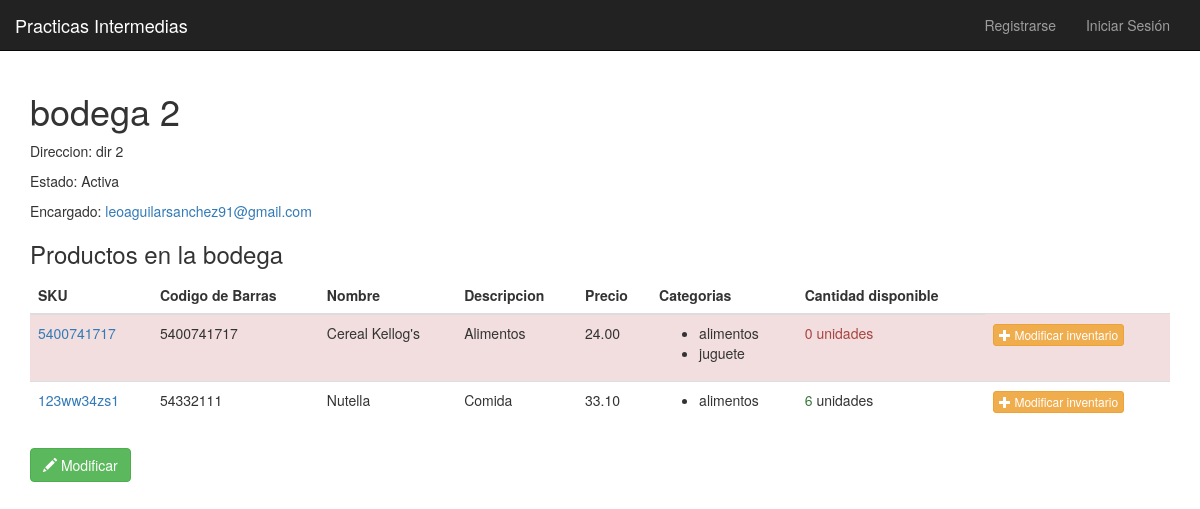
The page /bodegas/ver/2 on the database as committed earlier.
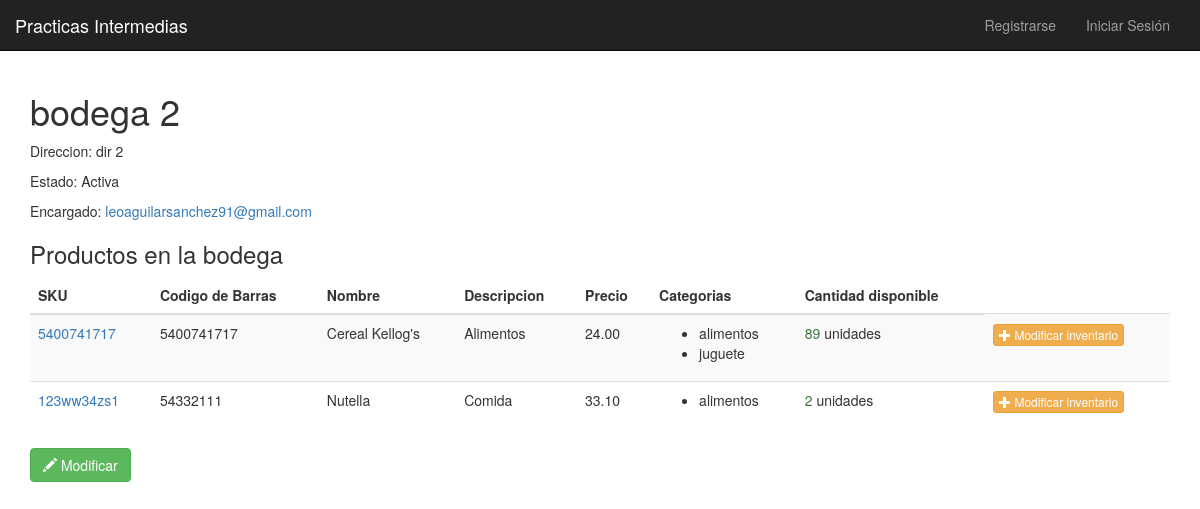
The same page on the database as committed later.
### sedes/models.py (models this page shows, shortened)
class BodegaProducto(models.Model):
    bodega = models.ForeignKey('Bodega', on_delete= models.CASCADE)
    producto = models.ForeignKey('Producto', on_delete= models.CASCADE)
    cantidad = models.IntegerField(verbose_name='Cantidad de productos en existencia', default= 0,
        validators=[
            MinValueValidator(0)
        ])

class Producto(models.Model):
    sku = models.CharField('SKU', max_length=50, unique=True)
    codigo_barras = models.CharField('Codigo de Barras', max_length=50)
    nombre = models.CharField(max_length=50)
    descripcion = models.CharField(max_length=500)
    precio = models.DecimalField(max_digits=12, decimal_places=2)
    categorias = models.ManyToManyField('Categoria')

### sedes/views.py (the view)
# urls.py: path('bodegas/ver/<int:pk>', views.BodegaDetail.as_view(), name='detalle_bodega'),
class BodegaDetail(DetailView):
    model = Bodega
    template_name = 'bodegas/bodegas_detail.html'

### sedes/templates/bodegas/bodegas_detail.html
{% extends '../base.html' %}
{% block body_block %}
<h1>{{ object.nombre }}</h1>
<p>Direccion: {{object.direccion}}</p>
<p>Estado: <td>{% if object.activada %}{{ "Activa" }}{% else %}{{ "Inactiva" }}{% endif %}</td></p>
<p>Encargado: <a href='{% url "ver_usuario" object.encargado.dpi %}'>{{ object.encargado.email }}</a></p>
<h3>Productos en la bodega</h3>
<table class="table table-striped table-hover thead-dark table-dark">
    <thead class="">
        <tr>
            <th>SKU</th>
            <th>Codigo de Barras</th>
            <th>Nombre</th>
            <th>Descripcion</th>
            <th>Precio</th>
            <th>Categorias</th>
            <th>Cantidad disponible</th>
        </tr>
    </thead>
    <tbody>
        {% for bp in object.bodegaproducto_set.all %}
        <tr {% if bp.cantidad == 0 %} class="danger"{%endif%}>
            <td><a href="{% url "detalle_producto"  bp.producto.id  %}">{{ bp.producto.sku }}</a></td>
            <td>{{ bp.producto.codigo_barras }}</td>
            <td>{{ bp.producto.nombre }}</td>
            <td>{{ bp.producto.descripcion }}</td>
            <td>{{ bp.producto.precio }}</a></td>
            <td>
                <ul>
                {% for categoria in bp.producto.categorias.all %}
                    <li>{{ categoria.nombre }} </li>
                {% endfor %}
                </ul>
            </td>
            <td>
                {% if bp.cantidad == 0%} <span class="text-danger">{{bp.cantidad}} unidades</span>{% else %}<span class="text-success">{{ bp.cantidad }}</span> unidades {% endif %}
            </td>
            <td>
                <a href="{% url "modificar_inventario"  bp.id  %}" class="btn btn-xs btn-warning"> <span class="glyphicon glyphicon-plus"></span> Modificar inventario</a>
            </td>
        </tr>
        {% endfor %}
    </tbody>
</table>
<a href="{% url "modificar_bodega"  object.id  %}" class="btn btn-success"> <span class="glyphicon glyphicon-pencil"></span> Modificar</a>
{% endblock %}

Rows that differ between the two databases and show on the page:
changed BodegaProducto "Cereal Kellog's": cantidad "0" → "89"
changed BodegaProducto "123ww34zs1": cantidad "6" → "2"
